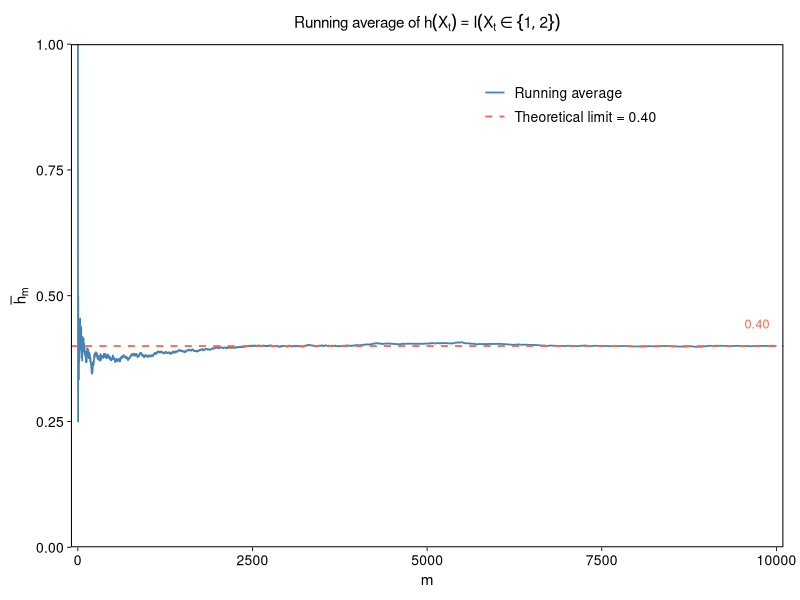
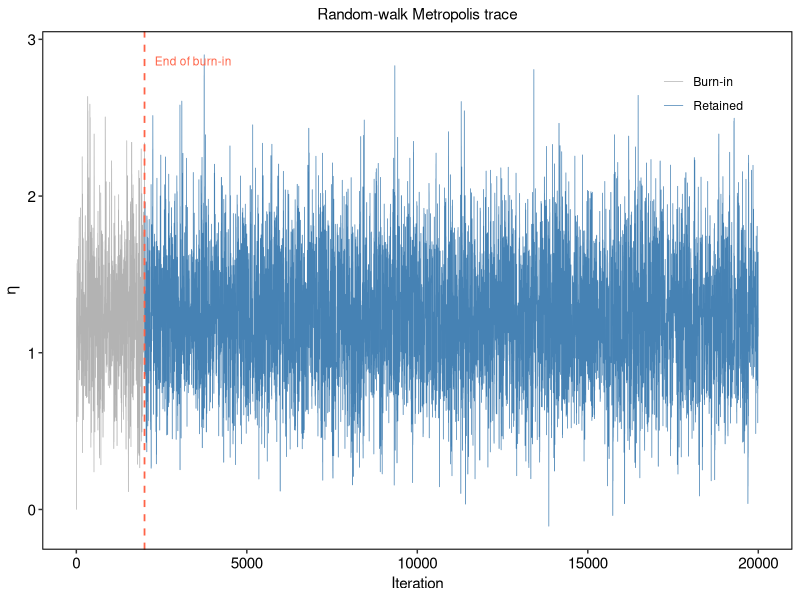
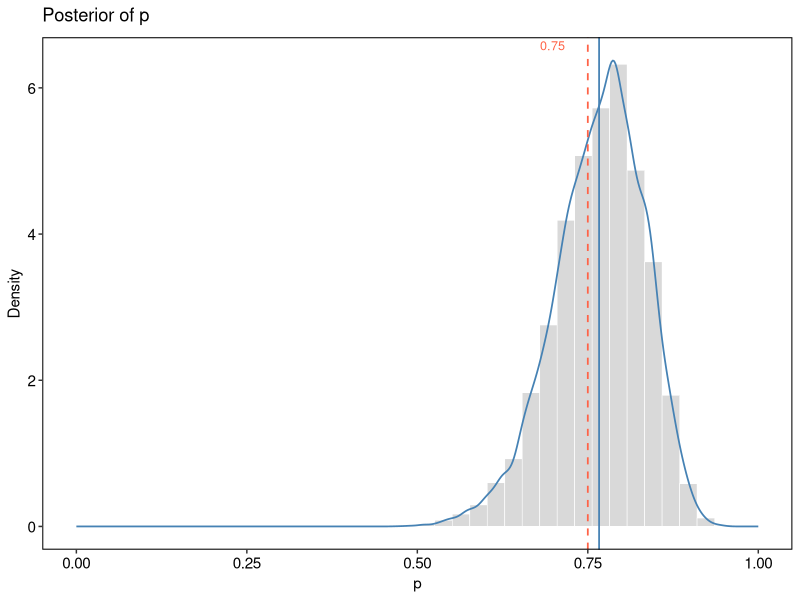
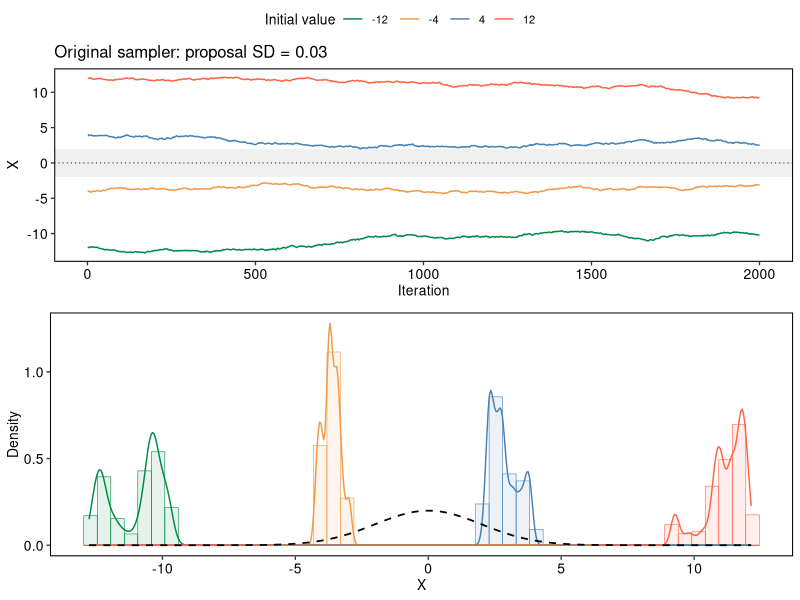
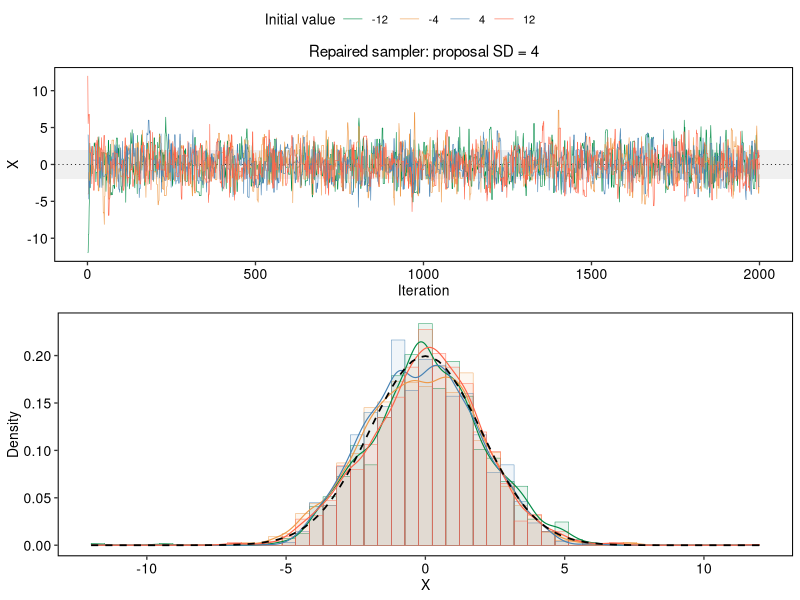
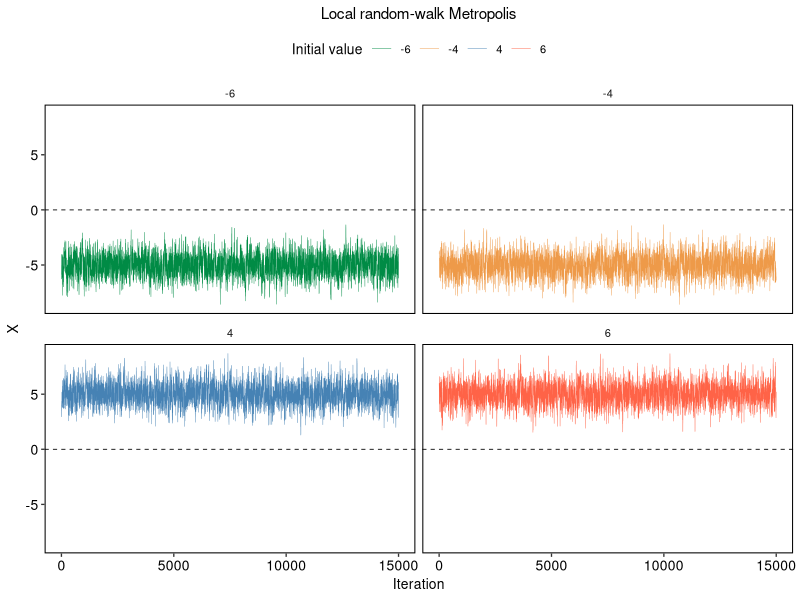
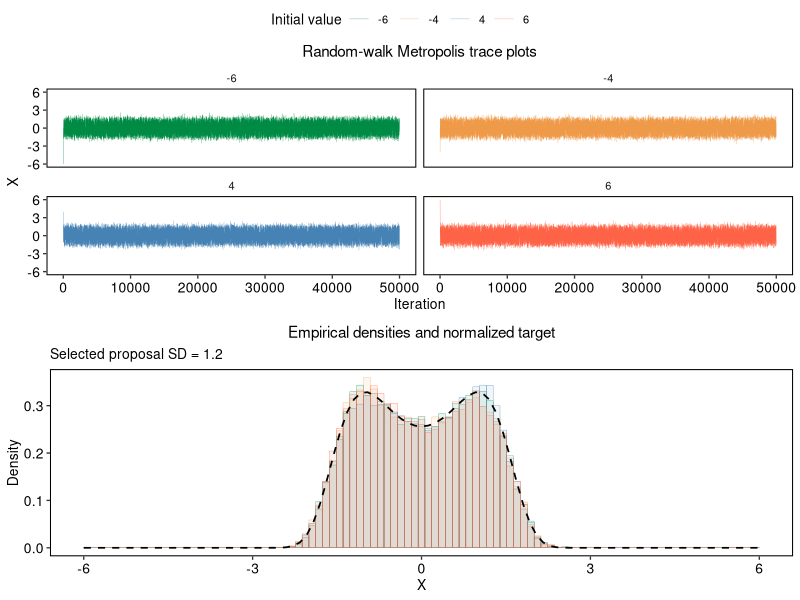
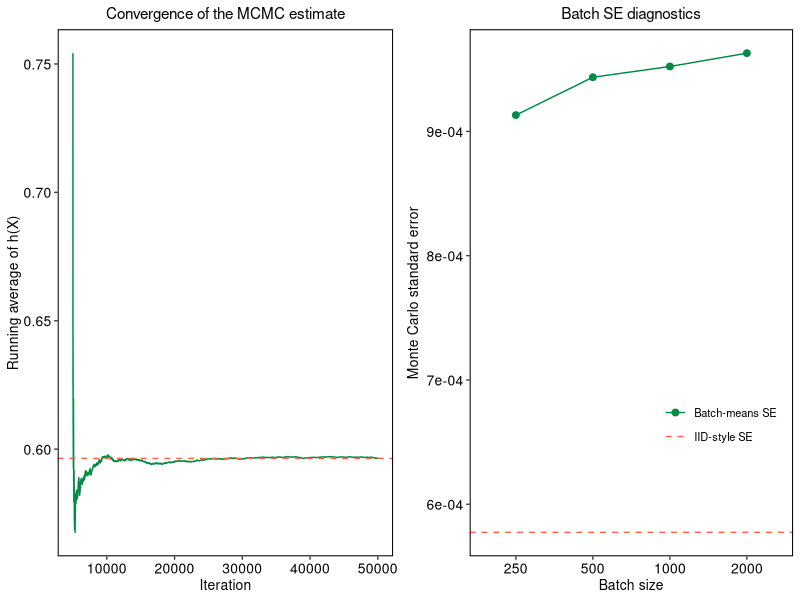

Recreate these plots in R, in order.
## ---- chunk 1
P_raw <- matrix(
  c(
    0.20, 0.65, 0.10, 0.10, 0.05,
    0.05, 0.20, 0.65, 0.10, 0.10,
    0.10, 0.05, 0.20, 0.65, 0.10,
    0.10, 0.10, 0.05, 0.20, 0.65,
    0.65, 0.10, 0.10, 0.05, 0.20
  ),
  nrow = 5,
  byrow = TRUE
)
rowSums(P_raw)
## ---- chunk 2
# normalize each row by its row sum
P <- sweep(P_raw, 1, rowSums(P_raw), FUN = "/")
P
## ---- chunk 3
# Check the circulant structure: each row is a cyclic right shift of the first row.
is_circulant <- function(P, tol = 1e-10) {
  if (!is.matrix(P) || nrow(P) != ncol(P)) {
    return(FALSE)
  }
  
  n <- nrow(P)
  
  right_shift <- function(x, k) {
    if (k == 0) {
      x
    } else {
      c(tail(x, k), head(x, -k))
    }
  }
  
  for (i in seq_len(n)) {
    expected <- right_shift(P[1, ], i - 1)
    if (!isTRUE(all.equal(P[i, ], expected, tolerance = tol))) {
      return(FALSE)
    }
  }
  
  TRUE
}

# Check whether P is doubly stochastic: all rows and all columns sum to 1.
is_doubly_stochastic <- function(P, tol = 1e-12) {
  if (!is.matrix(P) || nrow(P) != ncol(P)) {
    return(FALSE)
  }
  
  rows_ok <- all(abs(rowSums(P) - 1) < tol)
  columns_ok <- all(abs(colSums(P) - 1) < tol)
  
  rows_ok && columns_ok
}
## ---- chunk 4
#| results: hold
cat("P_raw is circulant:", is_circulant(P_raw), "\n")
cat("P is circulant:", is_circulant(P), "\n")
stopifnot(is_circulant(P))

cat("P_raw is doubly stochastic:",
    is_doubly_stochastic(P_raw),
    "\n")
cat("P is doubly stochastic:", is_doubly_stochastic(P), "\n")
stopifnot(is_doubly_stochastic(P))
## ---- chunk 5
pi <- rep(1 / ncol(P), ncol(P))
pi
## ---- chunk 6
is_stationary <- function(pi, P, tol = 1e-12) {
  nonnegative <- all(pi >= 0)
  sums_to_one <- abs(sum(pi) - 1) < tol
  stationary_equation <- all(abs(as.numeric(pi %*% P) - pi) < tol)
  
  nonnegative && sums_to_one && stationary_equation
}

is_stationary(pi, P)
## ---- chunk 7
# entry (i,j) is pi_i * P_ij
forward_flow <- sweep(P, 1, pi, FUN = "*")

# check whether forward_flow equals its transpose
reversible <- max(abs(forward_flow - t(forward_flow))) < 1e-12

reversible
## ---- chunk 8
c(pi[1] * P[1, 2], pi[2] * P[2, 1])
## ---- chunk 9
all(P > 0)
## ---- chunk 10
all(diag(P) > 0)
## ---- chunk 11
set.seed(1002)
n_steps <- 10000
current <- 1
x <- integer(n_steps)

for (m in seq_len(n_steps)) {
  current <- sample.int(5, size = 1, prob = P[current, ])
  x[m] <- current
}

empirical <- prop.table(table(factor(x, levels = 1:5)))
comparison <- rbind(empirical = as.numeric(empirical), stationary = pi)
colnames(comparison) <- paste0("state ", 1:5)
print(round(comparison, 4))
## ---- chunk 12
#| warning: false
library(tidyverse)
library(ggpubr)

h <- as.numeric(x %in% c(1, 2))
running_average <- cumsum(h) / seq_len(n_steps)
theoretical_limit <- sum(pi[c(1, 2)])

plot_df <- data.frame(m = seq_len(n_steps), running_average = running_average)

ggplot(plot_df, aes(x = m, y = running_average)) +
  geom_line(aes(colour = "Running average"), linewidth = 0.6) +
  geom_hline(
    aes(yintercept = theoretical_limit, colour = "Theoretical limit"),
    linetype = "dashed",
    linewidth = 0.6
  ) +
  annotate(
    "text",
    x = n_steps * 0.99,
    y = theoretical_limit + 0.035,
    label = sprintf("%.2f", theoretical_limit),
    hjust = 1,
    vjust = 0,
    colour = "tomato",
    size = 3.2
  ) +
  scale_colour_manual(
    name = NULL,
    values = c(
      "Running average" = "steelblue",
      "Theoretical limit" = "tomato"
    ),
    labels = c("Running average", "Theoretical limit = 0.40")
  ) +
  scale_x_continuous(expand = expansion(mult = c(0.01, 0.01))) +
  scale_y_continuous(limits = c(0, 1), expand = expansion(mult = c(0, 0))) +
  labs(
    x = "m",
    y = expression(bar(h)[m]),
    title = expression("Running average of" ~
                         h(X[t]) ==
                         plain(I)(X[t] %in% group("{", list(
                           1, 2
                         ), "}")))
  ) +
  theme_pubr(base_size = 11, border = TRUE) +
  theme(
    plot.title = element_text(
      size = 11,
      face = "plain",
      hjust = 0.5,
      margin = margin(b = 6)
    ),
    axis.text = element_text(colour = "black", size = 10),
    axis.title = element_text(size = 11),
    axis.ticks = element_line(colour = "black", linewidth = 0.3),
    panel.grid = element_blank(),
    legend.position = c(0.70, 0.88),
    legend.background = element_blank(),
    legend.key = element_blank(),
    legend.text = element_text(size = 10),
    plot.margin = margin(10, 12, 8, 8)
  )
## ---- chunk 13
# numerically stable computation of log(1 + exp(x))
# direct computation of exp(x) can overflow when x is very large.
log1pexp <- function(x) {
  ifelse(
    x > 0,
    x + log1p(exp(-x)),
    # when x > 0, use log(1+e^x) = x + log(1+e^{-x})
    log1p(exp(x))        # when x <= 0, compute log(1+e^x) directly
  )
}

# unnormalized log posterior of eta
# additive constants do not need to be included because they cancel
# in the Metropolis-Hastings acceptance ratio.
logpost <- function(eta) {
  31 * eta -
    40 * log1pexp(eta) -
    eta^2 / (2 * 2^2)
}
## ---- chunk 14
# random-walk metropolis algorithm
rw_metropolis <- function(n_iter,
                          init = 0,
                          s = 1,
                          burn_in = 0,
                          seed = 1) {
  # Check that the total number of iterations is valid
  if (n_iter < 1) {
    stop("n_iter must be at least 1.")
  }
  
  # Check that burn-in does not include all iterations
  if (burn_in < 0 || burn_in >= n_iter) {
    stop("burn_in must be between 0 and n_iter - 1.")
  }
  
  # set the random seed for reproducibility
  set.seed(seed)
  
  # preallocate a vector to store eta at each iteration
  eta_chain <- numeric(n_iter)
  
  # initialize the current parameter value
  current <- init
  
  # compute the log posterior at the current value
  current_logpost <- logpost(current)
  
  # count how many proposals are accepted
  n_accepted <- 0
  
  # start the mcmc iterations
  for (i in seq_len(n_iter)) {
    # generate a random-walk proposal:
    # proposal = current + epsilon, where epsilon ~ N(0, s^2)
    proposal <- current + rnorm(1, mean = 0, sd = s)
    
    # compute the log posterior at the proposed value
    proposal_logpost <- logpost(proposal)
    
    # computed the log acceptance ratio.
    # the random-walk proposal is symmetric, so no proposal-density ratio is needed.
    log_acceptance_ratio <- proposal_logpost - current_logpost
    
    # draw a uniform number and make acceptance decision on the log scale.
    if (log(runif(1)) < log_acceptance_ratio) {
      # if accepted, update the current parameter value
      current <- proposal
      
      # update the log posterior associated with the current value
      current_logpost <- proposal_logpost
      
      # increase the acceptance counter
      n_accepted <- n_accepted + 1
    }
    
    # store the current value, whether the proposal was accepted or rejected
    eta_chain[i] <- current
  }
  
  # Remove the burn-in iterations and retain the remaining draws
  eta_retained <- eta_chain[(burn_in + 1):n_iter]
  
  # Return the full chain, retained draws, and sampler information
  list(
    chain = eta_chain,
    retained = eta_retained,
    acceptance_rate = n_accepted / n_iter,
    burn_in = burn_in,
    n_retained = length(eta_retained)
  )
}
## ---- chunk 15
rw_result <- rw_metropolis(
  n_iter = 20000,
  init = 0,
  s = 1,
  burn_in = 2000,
  seed = 10040203
)

rw_result$burn_in
rw_result$n_retained
rw_result$acceptance_rate

c(mean_eta = mean(rw_result$retained),
  sd_eta = sd(rw_result$retained))

# trace plot
trace_df <- data.frame(
  iteration = seq_len(length(rw_result$chain)),
  eta = rw_result$chain,
  phase = factor(rep(
    c("Burn-in", "Retained"), c(rw_result$burn_in, rw_result$n_retained)
  ), levels = c("Burn-in", "Retained"))
)

ggplot(trace_df, aes(x = iteration, y = eta, colour = phase)) +
  geom_line(linewidth = 0.25) +
  geom_vline(
    xintercept = rw_result$burn_in,
    colour = "tomato",
    linetype = "dashed",
    linewidth = 0.6
  ) +
  annotate(
    "text",
    x = rw_result$burn_in + 300,
    y = max(trace_df$eta),
    label = "End of burn-in",
    hjust = 0,
    vjust = 1.2,
    size = 3,
    colour = "tomato"
  ) +
  scale_colour_manual(name = NULL,
                      values = c("Burn-in" = "grey70", "Retained" = "steelblue")) +
  labs(x = "Iteration", y = expression(eta), title = "Random-walk Metropolis trace") +
  theme_pubr(base_size = 11, border = TRUE) +
  theme(
    plot.title = element_text(size = 11, hjust = 0.5),
    legend.position = c(0.88, 0.88),
    legend.background = element_blank(),
    legend.key = element_blank()
  )
## ---- chunk 16
# transform
p_post <- plogis(rw_result$retained)
# estimate E(p|y)
mean_p <- mean(p_post)
mean_p
# estimate P(p>0.75|y)
prob_p_gt_0.75 <- mean(p_post > 0.75)
prob_p_gt_0.75

# plot p_post
p_df <- data.frame(p = p_post)

ggplot(p_df, aes(x = p)) +
  geom_histogram(
    aes(y = after_stat(density)),
    bins = 40,
    fill = "grey85",
    colour = "white",
    linewidth = 0.2
  ) +
  geom_density(colour = "steelblue", linewidth = 0.6) +
  geom_vline(
    xintercept = 0.75,
    colour = "tomato",
    linetype = "dashed",
    linewidth = 0.6
  ) +
  annotate(
    "text",
    x = 0.68,
    y = Inf,
    label = "0.75",
    hjust = 0,
    vjust = 1.3,
    size = 3.2,
    colour = "tomato"
  ) +
  geom_vline(xintercept = mean_p,
             colour = "steelblue",
             linewidth = 0.6) +
  scale_x_continuous(limits = c(0, 1)) +
  labs(x = "p",
       y = "Density",
       title = expression("Posterior of" ~ p)) +
  theme_pubr(base_size = 11, border = TRUE)
## ---- chunk 17
set.seed(10040205)

n_proposals <- 100000
eta_current <- 1.2
p_current <- plogis(eta_current)
s <- 0.1

# gaussian random walk directly on eta
eta_proposals <- eta_current + rnorm(n_proposals, mean = 0, sd = s)
p_from_logit <- plogis(eta_proposals)

# gaussian random walk directly on p
p_proposals <- p_current + rnorm(n_proposals, mean = 0, sd = s)

# check whether proposed probabilities are outside [0,1]
invalid_p <- p_proposals <= 0 | p_proposals >= 1
invalid_logit <- p_from_logit <= 0 | p_from_logit >= 1

result <- c(
  current_p = p_current,
  invalid_p_scale = mean(invalid_p),
  invalid_logit_scale = mean(invalid_logit)
)

print(round(result, 4))
## ---- chunk 18
plogis(c(-100, 100))
## ---- chunk 19
log_target <- function(x)
  dnorm(x, 0, 2, log = TRUE)
rw_normal <- function(initial, n_iter, proposal_sd) {
  x <- numeric(n_iter)
  x[1] <- initial
  acc <- 0
  for (i in 2:n_iter) {
    2
    prop <- rnorm(1, x[i - 1], proposal_sd)
    if (log(runif(1)) <
        log_target(prop) - log_target(x[i - 1])) {
      x[i] <- prop
      acc <- acc + 1
    } else
      x[i] <- x[i - 1]
  }
  list(draws = x, acceptance = acc / (n_iter - 1))
}
## ---- chunk 20
set.seed(10040301)

starts <- c(-12, -4, 4, 12)

original_chains <- lapply(starts, function(initial) {
  rw_normal(initial = initial,
            n_iter = 2000,
            proposal_sd = 0.03)
})

# extract the draws and acceptance rates
original_draws <- do.call(rbind, lapply(original_chains, function(fit)
  fit$draws))

original_acceptance <- sapply(original_chains, function(fit)
  fit$acceptance)

data.frame(
  start = starts,
  acceptance = round(original_acceptance, 3),
  final_value = original_draws[, 2000]
)
## ---- chunk 21
# prepare the trace data
trace_df <- do.call(rbind, lapply(seq_along(starts), function(i) {
  data.frame(
    iteration = 1:2000,
    x = original_chains[[i]]$draws,
    start = factor(starts[i])
  )
}))

# trace plot
p_trace <- ggplot(trace_df, aes(x = iteration, y = x, colour = start)) +
  annotate(
    "rect",
    xmin = -Inf,
    xmax = Inf,
    ymin = -2,
    ymax = 2,
    fill = "black",
    alpha = 0.06
  ) +
  geom_hline(
    yintercept = 0,
    colour = "black",
    linetype = "dotted",
    linewidth = 0.3
  ) +
  geom_line(linewidth = 0.5) +
  scale_colour_manual(name = "Initial value",
                      values = c("springgreen4", "tan2", "steelblue", "tomato")) +
  labs(x = "Iteration", y = "X", title = "Original sampler: proposal SD = 0.03") +
  theme_pubr(base_size = 10, border = TRUE) +
  theme(panel.grid = element_blank())

# density plot
p_density <- ggplot(trace_df, aes(x = x)) +
  geom_histogram(
    aes(
      y = after_stat(density),
      fill = start,
      colour = start
    ),
    bins = 50,
    position = "identity",
    alpha = 0.1,
    linewidth = 0.2
  ) +
  geom_density(aes(colour = start), linewidth = 0.5) +
  stat_function(
    fun = dnorm,
    args = list(mean = 0, sd = 2),
    colour = "black",
    linetype = "dashed",
    linewidth = 0.6,
    inherit.aes = FALSE
  ) +
  scale_fill_manual(name = "Initial value",
                    values = c("springgreen4", "tan2", "steelblue", "tomato")) +
  scale_colour_manual(name = "Initial value",
                      values = c("springgreen4", "tan2", "steelblue", "tomato")) +
  labs(x = "X", y = "Density") +
  theme_pubr(base_size = 10, border = TRUE) +
  theme(panel.grid = element_blank())

# numerical summaries
chain_means <- rowMeans(original_draws)
chain_vars <- apply(original_draws, 1, var)
acceptance <- sapply(original_chains, function(fit)
  fit$acceptance)

chain_summary <- data.frame(
  start = starts,
  acceptance = round(acceptance, 3),
  mean = round(chain_means, 3),
  variance = round(chain_vars, 3)
)

chain_summary

# Gelman–Rubin R
rhat <- function(chains) {
  chain_means <- rowMeans(chains)
  chain_vars <- apply(chains, 1, var)

  n_iter <- ncol(chains)
  within <- mean(chain_vars)
  between <- n_iter * var(chain_means)

  var_hat <- (1 - 1 / n_iter) * within + between / n_iter
  sqrt(var_hat / within)
}

rhat(original_draws)

# combine the plots
ggarrange(
  p_trace,
  p_density,
  nrow = 2,
  heights = c(1, 1.1),
  common.legend = TRUE,
  legend = "top"
)
## ---- chunk 22
# extract draws and acceptance rates
draws <- do.call(
  rbind,
  lapply(original_chains, function(fit) fit$draws)
)

acceptance <- sapply(
  original_chains,
  function(fit) fit$acceptance
)

# compute movement between consecutive iterations
movement <- t(apply(draws, 1, diff))

# lag-1 autocorrelation for each chain
lag1_autocorrelation <- apply(draws, 1, function(x) {
  cor(x[-length(x)], x[-1])
})

# standard deviation within each chain
chain_sd <- apply(draws, 1, sd)

# R-hat function
rhat <- function(chains) {
  chain_means <- rowMeans(chains)
  chain_vars <- apply(chains, 1, var)

  n_iter <- ncol(chains)
  within <- mean(chain_vars)
  between <- n_iter * var(chain_means)

  var_hat <- (1 - 1 / n_iter) * within + between / n_iter
  sqrt(var_hat / within)
}

data.frame(
  start = starts,
  acceptance = round(acceptance, 3),
  mean_abs_step = round(mean(abs(movement)), 4),
  lag1 = round(lag1_autocorrelation, 4),
  chain_sd = round(chain_sd, 3)
)

rhat(draws)

apply(draws, 1, function(x) coda::effectiveSize(x))
## ---- chunk 23
repaired_chains <- lapply(
  starts,
  function(initial) {
    rw_normal(
      initial = initial,
      n_iter = 2000,
      proposal_sd = 4
    )
  }
)

# extract the repaired draws and summaries
repaired_draws <- do.call(
  rbind,
  lapply(repaired_chains, function(fit) fit$draws)
)

repaired_acceptance <- sapply(
  repaired_chains,
  function(fit) fit$acceptance
)

repaired_summary <- data.frame(
  start = starts,
  acceptance = round(repaired_acceptance, 3),
  chain_mean = round(rowMeans(repaired_draws), 3),
  chain_variance = round(apply(repaired_draws, 1, var), 3)
)

repaired_summary

# the pooled summaries
c(
  acceptance = mean(repaired_acceptance),
  mean = mean(repaired_draws),
  variance = var(as.vector(repaired_draws)),
  Rhat = rhat(repaired_draws)
)

# prepare repaired-chain data
repaired_df <- do.call(rbind, lapply(seq_along(starts), function(i) {
  data.frame(
    iteration = seq_along(repaired_chains[[i]]$draws),
    x = repaired_chains[[i]]$draws,
    start = factor(starts[i])
  )
}))

palette <- c("springgreen4", "tan2", "steelblue", "tomato")

# Repaired trace plot
p_repaired_trace <- ggplot(repaired_df,
                           aes(x = iteration, y = x, colour = start)) +
  annotate(
    "rect",
    xmin = -Inf, xmax = Inf,
    ymin = -2, ymax = 2,
    fill = "black", alpha = 0.06
  ) +
  geom_hline(yintercept = 0, colour = "black",
             linetype = "dotted", linewidth = 0.3) +
  geom_line(linewidth = 0.2) +
  scale_colour_manual(name = "Initial value", values = palette) +
  labs(
    x = "Iteration",
    y = "X",
    title = "Repaired sampler: proposal SD = 4"
  ) +
  theme_pubr(base_size = 10, border = TRUE) +
  theme(
    panel.grid = element_blank(),
    plot.title = element_text(size = 11, hjust = 0.5),
    legend.position = "top"
  )

# repaired density plot
p_repaired_density <- ggplot(repaired_df, aes(x = x)) +
  geom_histogram(
    aes(y = after_stat(density),
        fill = start,
        colour = start),
    bins = 50,
    position = "identity",
    alpha = 0.08,
    linewidth = 0.15
  ) +
  geom_density(
    aes(colour = start),
    linewidth = 0.4
  ) +
  stat_function(
    fun = dnorm,
    args = list(mean = 0, sd = 2),
    colour = "black",
    linetype = "dashed",
    linewidth = 0.6,
    inherit.aes = FALSE
  ) +
  scale_fill_manual(name = "Initial value", values = palette) +
  scale_colour_manual(name = "Initial value", values = palette) +
  labs(x = "X", y = "Density") +
  theme_pubr(base_size = 10, border = TRUE) +
  theme(
    panel.grid = element_blank(),
    legend.position = "top"
  )

# combine trace and density into one repaired figure
ggarrange(
  p_repaired_trace,
  p_repaired_density,
  nrow = 2,
  heights = c(1, 1.1),
  common.legend = TRUE,
  legend = "top"
)
## ---- chunk 24
burn_in <- 500

repaired_draws <- do.call(
  rbind,
  lapply(repaired_chains, function(fit) fit$draws)
)

retained_draws <- repaired_draws[, (burn_in + 1):2000]
x <- as.vector(retained_draws)

estimated_mean <- mean(x)
estimated_variance <- var(x)

c(
  estimated_mean = estimated_mean,
  estimated_variance = estimated_variance
)
## ---- chunk 25
log_target <- function(x) {
  a <- -0.5 * (x + 5)^2
  b <- -0.5 * (x - 5)^2
  m <- max(a, b)
  
  m + log(0.5 * exp(a - m) +
            0.5 * exp(b - m))
}

# sampler with either a local random walk or an optional mode-jumping proposal
mixture_sampler <- function(initial,
                            n_iter = 15000,
                            proposal_sd = 0.8,
                            jump_prob = 0,
                            jump_sd = 1,
                            seed = 1) {
  set.seed(seed)
  
  draws <- numeric(n_iter)
  draws[1] <- initial
  current <- initial
  n_accepted <- 0
  n_mode_switches <- 0
  
  for (i in 2:n_iter) {
    if (jump_prob > 0 && runif(1) < jump_prob) {
      # propose near the opposite mode
      proposal <- -current + rnorm(1, mean = 0, sd = jump_sd)
    } else {
      # ordinary local Gaussian random walk
      proposal <- current + rnorm(1, mean = 0, sd = proposal_sd)
    }
    
    # both kernels are symmetric, so the acceptance ratio is just the target ratio.
    log_acceptance_ratio <- log_target(proposal) - log_target(current)
    
    if (log(runif(1)) < log_acceptance_ratio) {
      if (sign(proposal) != sign(current)) {
        n_mode_switches <- n_mode_switches + 1
      }
      
      current <- proposal
      n_accepted <- n_accepted + 1
    }
    
    draws[i] <- current
  }
  
  list(
    draws = draws,
    acceptance = n_accepted / (n_iter - 1),
    mode_switches = n_mode_switches
  )
}
## ---- chunk 26
starts <- c(-6, -4, 4, 6)
n_iter <- 15000
burn_in <- 1000

# original local random-walk chains
local_fit <- lapply(seq_along(starts), function(i) {
  mixture_sampler(
    initial = starts[i],
    n_iter = n_iter,
    proposal_sd = 0.8,
    jump_prob = 0,
    seed = 100 + i
  )
})

data.frame(start = starts, acceptance = round(sapply(local_fit, function(fit)
  fit$acceptance), 3))

## ---- chunk 27
burn_in <- 1000
n_iter <- 15000

fraction_positive <- sapply(local_fit, function(fit) {
  mean(fit$draws[(burn_in + 1):n_iter] > 0)
})

fraction_table <- data.frame(start = starts,
                             fraction_positive = round(fraction_positive, 3))

fraction_table

# plot the four chains
trace_df <- do.call(rbind, lapply(seq_along(starts), function(i) {
  data.frame(
    iteration = 1:n_iter,
    x = local_fit[[i]]$draws,
    start = factor(starts[i])
  )
}))

palette <- c("springgreen4", "tan2", "steelblue", "tomato")

p_trace <- ggplot(trace_df, aes(x = iteration, y = x, colour = start)) +
  geom_line(linewidth = 0.15) +
  geom_hline(
    yintercept = 0,
    colour = "black",
    linetype = "dashed",
    linewidth = 0.3
  ) +
  facet_wrap( ~ start, ncol = 2) +
  scale_colour_manual(name = "Initial value", values = palette) +
  labs(x = "Iteration", y = "X", title = "Local random-walk Metropolis") +
  theme_pubr(base_size = 10, border = TRUE) +
  theme(
    panel.grid = element_blank(),
    strip.background = element_blank(),
    plot.title = element_text(size = 11, hjust = 0.5),
    legend.position = "top"
  )
p_trace
## ---- chunk 28
# take one chain started near the left mode
single_chain <- local_fit[[1]]$draws
retained <- single_chain[(burn_in + 1):n_iter]

# summaries of the single chain
single_chain_summary <- data.frame(
  mean = mean(retained),
  variance = var(retained),
  fraction_positive = mean(retained > 0),
  acceptance = local_fit[[1]]$acceptance
)

round(single_chain_summary, 3)
## ---- chunk 29
target_summary <- data.frame(mean = 0,
                             variance = 26,
                             fraction_positive = 0.5)

target_summary
## ---- chunk 30
jump_chains <- lapply(seq_along(starts), function(i) {
  mixture_sampler(
    initial = starts[i],
    n_iter = n_iter,
    proposal_sd = 0.8,
    jump_prob = 0.15,
    jump_sd = 1,
    seed = 100 + i
  )
})

jump_fraction_positive <- sapply(jump_chains, function(fit) {
  mean(fit$draws[(burn_in + 1):n_iter] > 0)
})

jump_results <- data.frame(
  start = starts,
  acceptance = round(sapply(jump_chains, `[[`, "acceptance"), 3),
  fraction_positive = round(jump_fraction_positive, 3),
  mode_switches = sapply(jump_chains, `[[`, "mode_switches")
)

jump_results
## ---- chunk 31
log_target <- function(x) {
  -x^4 / 4 + x^2 / 2
}

unnormalized_target <- function(x) {
  exp(log_target(x))
}

h_function <- function(x) {
  1 / (1 + x^2)
}
## ---- chunk 32
Z <- integrate(
  unnormalized_target,
  lower = -Inf,
  upper = Inf,
  subdivisions = 1000,
  rel.tol = .Machine$double.eps^0.75
)$value
## ---- chunk 33
N <- integrate(
  function(x) h_function(x) * unnormalized_target(x),
  lower = -Inf,
  upper = Inf,
  subdivisions = 1000,
  rel.tol = .Machine$double.eps^0.75
)$value
## ---- chunk 34
mu_benchmark <- N / Z

c(
  Z = Z,
  numerator = N,
  mu = mu_benchmark
)
## ---- chunk 35
rw_metropolis <- function(initial, n_iter, proposal_sd, seed = 1) {
  set.seed(seed)
  
  draws <- numeric(n_iter)
  draws[1] <- initial
  current <- initial
  n_accepted <- 0
  
  for (i in 2:n_iter) {
    proposal <- current + rnorm(1, mean = 0, sd = proposal_sd)
    
    log_ratio <- log_target(proposal) - log_target(current)
    
    if (log(runif(1)) < log_ratio) {
      current <- proposal
      n_accepted <- n_accepted + 1
    }
    
    draws[i] <- current
  }
  
  list(draws = draws, acceptance = n_accepted / (n_iter - 1))
}

# run several chains and return a matrix with one chain per row
run_chains <- function(starts, n_iter, proposal_sd, seed_base) {
  draws <- matrix(NA_real_, nrow = length(starts), ncol = n_iter)
  acceptance <- numeric(length(starts))
  
  for (k in seq_along(starts)) {
    fit <- rw_metropolis(starts[k], n_iter, proposal_sd, seed_base + k)
    draws[k, ] <- fit$draws
    acceptance[k] <- fit$acceptance
  }
  
  list(draws = draws, acceptance = acceptance)
}

# Gelman-Rubin R-hat
rhat <- function(chains) {
  chain_means <- rowMeans(chains)
  chain_vars <- apply(chains, 1, var)
  
  n_iter <- ncol(chains)
  within <- mean(chain_vars)
  between <- n_iter * var(chain_means)
  
  var_hat <- (1 - 1 / n_iter) * within + between / n_iter
  sqrt(var_hat / within)
}

# non-overlapping batch-means standard error
batch_se <- function(chains, batch_size) {
  batch_means <- apply(chains, 1, function(x) {
    h <- h_function(x)
    n_batches <- floor(length(h) / batch_size)
    h <- h[1:(n_batches * batch_size)]
    colMeans(matrix(h, nrow = batch_size))
  })
  
  sd(as.vector(batch_means)) / sqrt(length(batch_means))
}

# tune proposal scales
tune_n <- 20000
tune_burn <- 2000
proposal_grid <- c(0.5, 0.8, 1.0, 1.2, 1.5, 2.0, 2.5)

tuning_results <- do.call(rbind, lapply(proposal_grid, function(s) {
  run <- run_chains(
    starts = starts,
    n_iter = tune_n,
    proposal_sd = s,
    seed_base = 200
  )
  
  retained <- run$draws[, (tune_burn + 1):tune_n]
  
  data.frame(
    proposal_sd = s,
    acceptance = mean(run$acceptance),
    mu_estimate = mean(h_function(retained)),
    Rhat = rhat(retained),
    batch_se = batch_se(retained, batch_size = 500)
  )
}))

print(tuning_results, digits = 4)

# select proposal scale using the tuning diagnostics
selected_sd <- tuning_results$proposal_sd[which.min(tuning_results$batch_se)]
selected_sd
## ---- chunk 36
#| fig-height: 5
# final chains for plotting and estimation
final_n <- 50000
final_burn <- 5000

final_run <- run_chains(
  starts = starts,
  n_iter = final_n,
  proposal_sd = selected_sd,
  seed_base = 300
)

final_draws <- final_run$draws

# data frame for Task 3 plots
final_df <- data.frame(
  iteration = rep(seq_len(final_n), times = length(starts)),
  x = as.vector(t(final_draws)),
  start = factor(rep(starts, each = final_n))
)

palette <- c("springgreen4", "tan2", "steelblue", "tomato")

# trace plots
p_trace <- ggplot(final_df, aes(x = iteration, y = x, colour = start)) +
  geom_line(linewidth = 0.1) +
  facet_wrap( ~ start, ncol = 2) +
  scale_colour_manual(name = "Initial value", values = palette) +
  labs(x = "Iteration", y = "X", title = "Random-walk Metropolis trace plots") +
  theme_pubr(base_size = 10, border = TRUE) +
  theme(
    panel.grid = element_blank(),
    strip.background = element_blank(),
    plot.title = element_text(size = 11, hjust = 0.5),
    legend.position = "top"
  )

# density plot
normalized_pdf <- function(x) {
  unnormalized_target(x) / Z
}

p_density <- ggplot(final_df, aes(x = x)) +
  geom_histogram(
    aes(
      y = after_stat(density),
      fill = start,
      colour = start
    ),
    bins = 100,
    position = "identity",
    alpha = 0.08,
    linewidth = 0.1
  ) +
  stat_function(
    fun = normalized_pdf,
    colour = "black",
    linetype = "dashed",
    linewidth = 0.6,
    inherit.aes = FALSE
  ) +
  scale_fill_manual(name = "Initial value", values = palette) +
  scale_colour_manual(name = "Initial value", values = palette) +
  labs(
    x = "X",
    y = "Density",
    title = "Empirical densities and normalized target",
    subtitle = paste0("Selected proposal SD = ", selected_sd)
  ) +
  theme_pubr(base_size = 10, border = TRUE) +
  theme(
    panel.grid = element_blank(),
    strip.background = element_blank(),
    plot.title = element_text(size = 11, hjust = 0.5),
    legend.position = "top"
  )

# combine
ggarrange(
  p_trace,
  p_density,
  nrow = 2,
  common.legend = TRUE,
  legend = "top"
)
## ---- chunk 37
retained_draws <- final_draws[, (final_burn + 1):final_n]
h_mat <- h_function(retained_draws)

mu_mcmc <- mean(h_mat)

# per-chain estimates as a convergence check
chain_mu_table <- data.frame(
  start = starts,
  chain_mu = rowMeans(h_mat)
)

chain_mu_table
mu_mcmc
## ---- chunk 38
iid_se <- sd(as.vector(h_mat)) / sqrt(length(h_mat))
## ---- chunk 39
mcmc_se <- batch_se(retained_draws, batch_size = 1000)
## ---- chunk 40
actual_difference <- abs(mu_mcmc - mu_benchmark)
z_score <- actual_difference / mcmc_se

comparison_table <- data.frame(
  quantity = c(
    "Numerical benchmark",
    "MCMC estimate",
    "Absolute difference",
    "IID-style SE",
    "Batch-means SE",
    "Difference / batch SE"
  ),
  value = c(
    mu_benchmark,
    mu_mcmc,
    actual_difference,
    iid_se,
    mcmc_se,
    z_score
  )
)

comparison_table
## ---- chunk 41
lag1_autocorrelation <- apply(retained_draws, 1, function(x) {
  h <- 1 / (1 + x^2)
  cor(h[-length(h)], h[-1])
})
mean(lag1_autocorrelation)
## ---- chunk 42
#| fig-width: 8
#| fig-height: 3
# running estimate plot
running_df <- data.frame(
  iteration = (final_burn + 1):final_n,
  running_estimate = cumsum(colMeans(h_mat)) / seq_len(ncol(h_mat))
)

p_running <- ggplot(running_df, aes(x = iteration, y = running_estimate)) +
  geom_line(colour = "springgreen4", linewidth = 0.5) +
  geom_hline(
    yintercept = mu_benchmark,
    colour = "tomato",
    linetype = "dashed",
    linewidth = 0.5
  ) +
  labs(x = "Iteration", y = "Running average of h(X)", title = "Convergence of the MCMC estimate") +
  theme_pubr(base_size = 10, border = TRUE) +
  theme(panel.grid = element_blank(),
        plot.title = element_text(size = 11, hjust = 0.5))

# Batch SE plot
batch_sizes <- c(250, 500, 1000, 2000)

batch_df <- data.frame(
  batch_size = factor(batch_sizes),
  batch_se = sapply(batch_sizes, function(b) {
    batch_se(retained_draws, b)
  })
)

p_batch <- ggplot(batch_df, aes(x = batch_size, y = batch_se, group = 1)) +
  geom_line(
    aes(colour = "Batch-means SE"),
    linewidth = 0.5
  ) +
  geom_point(
    aes(colour = "Batch-means SE"),
    size = 2
  ) +
  geom_hline(
    aes(yintercept = iid_se, colour = "IID-style SE"),
    linetype = "dashed",
    linewidth = 0.5
  ) +
  scale_colour_manual(
    name = NULL,
    values = c(
      "Batch-means SE" = "springgreen4",
      "IID-style SE" = "tomato"
    )
  ) +
  labs(
    x = "Batch size",
    y = "Monte Carlo standard error",
    title = "Batch SE diagnostics"
  ) +
  theme_pubr(base_size = 10, border = TRUE) +
  theme(
    panel.grid = element_blank(),
    plot.title = element_text(size = 11, hjust = 0.5),
    legend.position = c(0.78, 0.25),
    legend.background = element_blank()
  )


ggarrange(p_running, p_batch, ncol = 2)
